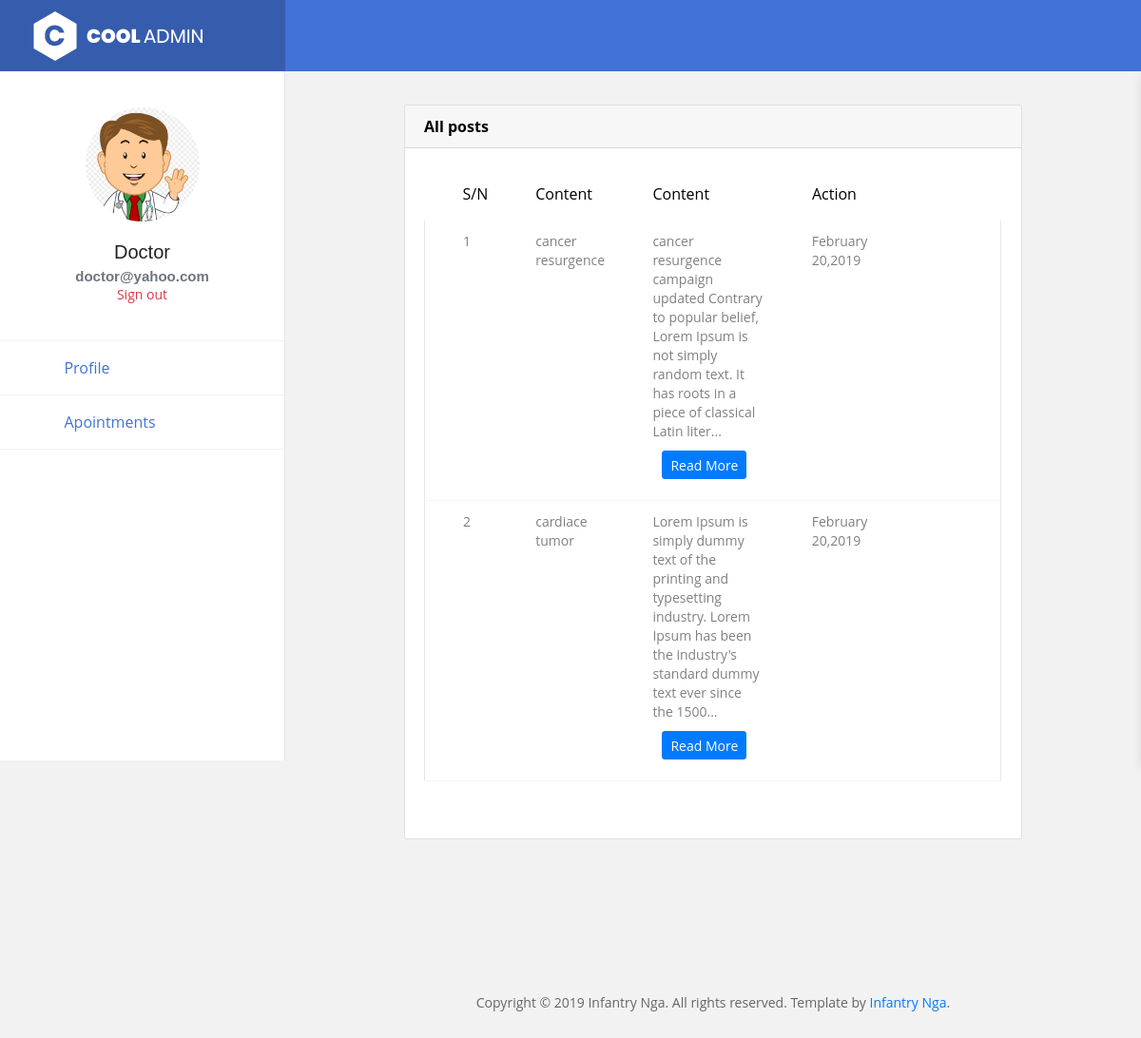
Page /allposts.php (signed in) on the committed database.
### tables this page shows
CREATE TABLE `doctors` (
  `id` int(15) NOT NULL,
  `fullName` varchar(40) NOT NULL,
  `emailAddress` varchar(40) NOT NULL,
  `password` varchar(100) NOT NULL,
  `status` tinyint(1) NOT NULL,
  `specialization` text NOT NULL,
  `imageName` varchar(100) NOT NULL,
  `user_type` tinyint(4) NOT NULL
);

CREATE TABLE `posts` (
  `id` int(11) NOT NULL,
  `title` text NOT NULL,
  `content` text NOT NULL,
  `doctor_id` int(11) NOT NULL,
  `date_created` text NOT NULL,
  `imageName` varchar(100) NOT NULL,
  `slug` varchar(1000) NOT NULL
);

### allposts.php (the view, shortened to what this page needs)
<?php
  $id=$_SESSION['doctor_id'];
  $userType='doctors';
  $con=mysqli_connect('localhost','root','','infantry');
  $sql="select * from $userType where id='$id' ";
  $dbc=mysqli_query($con,$sql);
  while ($row=mysqli_fetch_array($dbc)) {
      $username=$row['fullName'];
      $imageName=$row['imageName'];
      $email=$row['emailAddress'];
  }
?>
<!DOCTYPE html>
<html lang="en">
<head>
    <?php include('includes/css.php');?>
        <link rel="stylesheet" type="text/css" href="css/style.css">
</head>
<body class="animsition">
    <div class="page-wrapper">
        <?php include('includes/sidebar.php');?>
        <div class="page-container2">
          <?php include('includes/header.php');?>
                    <div class="doctor_table">
                         <div class="allpost">
                               <div class="col-md-12">
                                <div class="card">
                                    <div class="card-header">
                                        <strong class="card-title" style="color: black">All posts
                                        </strong>
                                    </div>
                                    <div class="card-body">
                                          <div class="table-responsive m-b-40">
                                            <table class="table table-borderless table-data3">
                                                <thead>
                                                    <tr>
                                                        <th>S/N</th>
                                                        <th>Content</th>
                                                        <th>content</th>
                                                        <th>Action</th>
                                                    </tr>
                                                </thead>
                                                <tbody>
                                                <?php
                                                  $id=$_SESSION['doctor_id'];
                                                    $con=mysqli_connect('localhost','root','','infantry');
                                                    $sql="select * from posts where doctor_id='$id' ";
                                                    $dbc=mysqli_query($con,$sql);
                                                    if($dbc->num_rows>0){
                                                    $count=1;
                                                    while ($row=mysqli_fetch_array($dbc)) {
                                                        $Ptitle=$row['title'];
                                                        $Pcontent=$row['content'];
                                                        $shortContent = substr($Pcontent,0,150)."...";
                                                        $Pdate=$row['date_created'];
                                                        $Pslug=$row['slug'];
                                                        ?>
                                                    <tr>
                                                        <td><?=$count?></td>
                                                        <td><?=$Ptitle?></td>
                                                        <td><?=$shortContent?><a href="postview.php?slug=<?=$Pslug?>" class="btn btn-sm btn-primary readmore">Read More</a></td>
                                                        <td><?=$Pdate?></td>
                                                        <td>
                                                            <a href="editpost.php?dslug=<?=$Pslug?>"><i class="fa fa-edit" style="color: #cccccc" title="edit post"></i></a>&nbsp&nbsp
                                                            <a href="postview.php?dslug=<?=$Pslug?>"><i class="fa fa-trash" title="delete post" style="color: #cccccc"></i></a>
                                                        </td>
                                                       </tr>
                                                </tbody>
                                                        <?php
                                                        $count++;
                                                     }
                                                 }
                                                 else{
                                                    echo "No Post Available";
                                                 }
                                                ?>
                                                </table>
                                        </div>
                                    </div>
                                </div>
                            </div>
                        </div>
                    </div>
            <?php include('includes/footer.php');?>
        </div>
    </div>
</body>
</html>

### includes/sidebar.php (shortened to what this page needs)
<aside class="menu-sidebar2">
      <div class="logo">
          <a href="">
              <img src="images/icon/logo-white.png" alt="Cool Admin" />
          </a>
      </div>
      <div class="menu-sidebar2__content js-scrollbar1">
          <div class="account2">
              <a href="doctorhome.php">
              <div class="image img-cir img-120">
                  <img src="profilePhotos/<?=$imageName ?>" alt="John Doe" />
              </div>
          </a>
              <h4 class="name"><?php echo $username;?></h4>
              <h5 class="text-muted"><?php echo $email;?></h5>
              <a href="logout.php" class="text-danger">Sign out</a>
          </div>
          <nav class="navbar-sidebar2">
              <ul class="list-unstyled navbar__list">
                  <li class="active has-sub">
                      <a class="js-arrow" href="#">
                          <i class="fas fa-edit"></i>Profile
                      </a>
                  </li>
                  <li class="active has-sub">
                      <a class="js-arrow" href="./appointments.php">
                          <i class="fas fa-plus"></i>Apointments
                      </a>
                  </li>
              </ul>
          </nav>
      </div>
  </aside>

### css/style.css (style rules this page uses)
body { font-family: 'Open Sans', sans-serif; line-height: 20px; color: #999999; font-size: 300; font-size: 16px; }
ol, ul { list-style: none; }
table { border-collapse: collapse; border-spacing: 0; }
h1, h2, h3, h4, h5, h6 { font-family: 'Raleway', sans-serif; font-weight: 600; color: #222222; }
a, a:hover, a:focus, a:active { outline: none; }
td { border: 0px solid #ededed; border-top: 1px solid rgba(216, 216, 216, 0.5); padding: 6px 10px 6px 0; }
.doctor_table { padding: 110px; }
.allpost { width: 100%; }
.readmore { margin: 10px; height:30px; }

### rows in the picture
doctors: imageName (picture), fullName "Doctor", emailAddress "doctor@yahoo.com"
posts: title "cancer resurgence", content "cancer resurgence campaign updated Contrary to popular belief, Lorem Ipsum is not simply random text. It has roots in a piece of classical Latin liter...", date_created "February 20,2019"
posts: title "cardiace tumor", content "Lorem Ipsum is simply dummy text of the printing and typesetting industry. Lorem Ipsum has been the industry's standard dummy text ever since the 1500...", date_created "February 20,2019"
